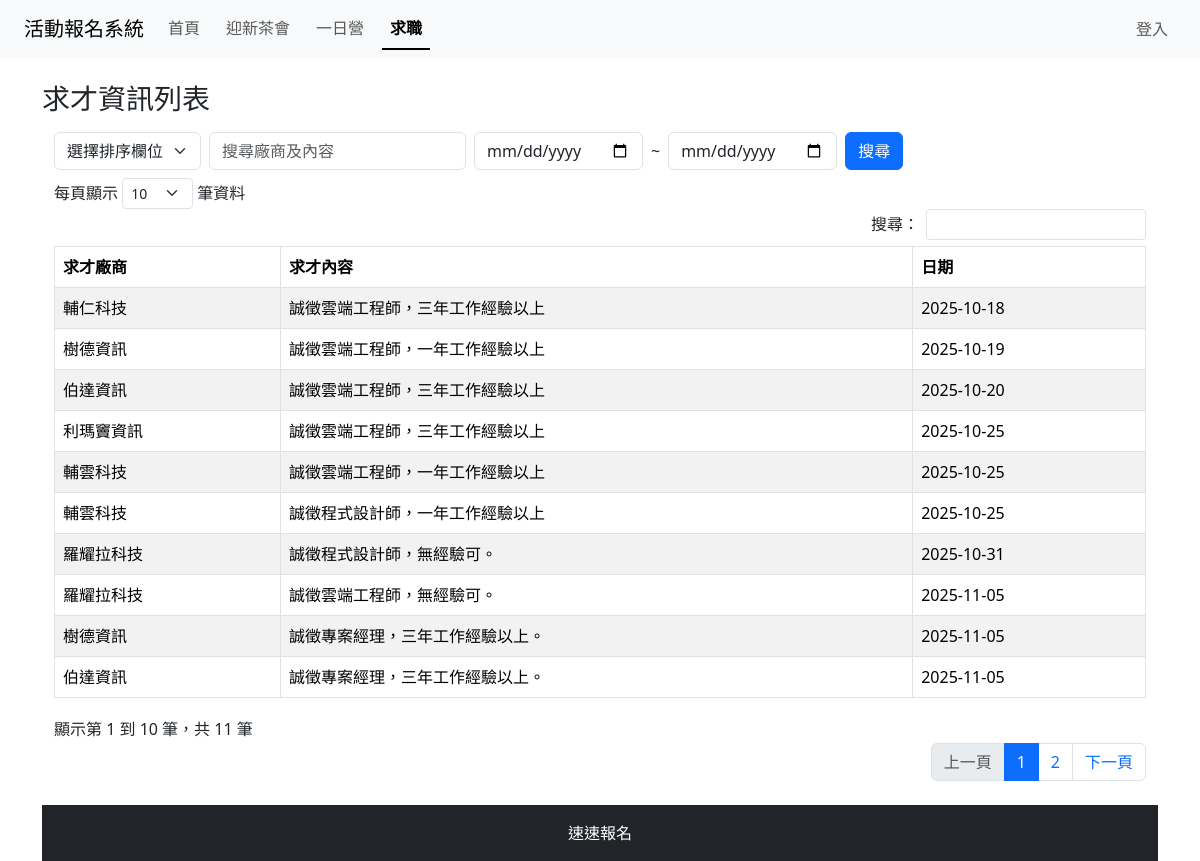
Page /job.php on the committed database.
### tables this page shows
CREATE TABLE `job` (
  `postid` int(11) NOT NULL,
  `company` varchar(45) NOT NULL,
  `content` text NOT NULL,
  `pdate` date NOT NULL
);

### job.php (the view, shortened to what this page needs)
<?php
require_once "header.php";
try {
  require_once 'db.php';
  $searchtxt = mysqli_real_escape_string($conn, $_POST["searchtxt"] ?? "");
  $date_start = $_POST["date_start"] ?? "";
  $date_end = $_POST["date_end"] ?? "";
  $sql = "select * from job";
  $result = mysqli_query($conn, $sql);
?>
<div class="container mt-4">
    <h3 class="mb-3">求才資訊列表</h3>
<div class="container">
<form action="job.php" method="post">
  <div class="row g-2 align-items-center mb-2">
    <div class="col-auto">
      <select name="order" aria-label="選擇排序欄位" class="form-select">
        <option selected value="">選擇排序欄位</option>
      </select>
    </div>
    <div class="col-auto">
      <input placeholder="搜尋廠商及內容" value="<?=htmlspecialchars($searchtxt)?>" type="text" name="searchtxt" class="form-control">
    </div>
    <div class="col-auto">
      <input type="date" name="date_start" class="form-control" value="<?=htmlspecialchars($date_start)?>" placeholder="起始日期">
    </div>
    <div class="col-auto">
      <span>~</span>
    </div>
    <div class="col-auto">
      <input type="date" name="date_end" class="form-control" value="<?=htmlspecialchars($date_end)?>" placeholder="結束日期">
    </div>
    <div class="col-auto">
      <input class="btn btn-primary" type="submit" value="搜尋">
    </div>
  </div>
</form>
<table class="table table-bordered table-striped" id="job_table">
 <thead>
   <tr>
    <th>求才廠商</th>
    <th>求才內容</th>
    <th>日期</th>
   </tr>
 </thead>
 <tbody>
 <?php
 while($row = mysqli_fetch_assoc($result)) {?>
 <tr>
  <td><?=$row["company"]?></td>
  <td><?=$row["content"]?></td>
  <td><?=$row["pdate"]?></td>
 </tr>
 <?php
  }
 ?>
 </tbody>
</table>
</div>
<?php
}
catch(Exception $e) {
  echo 'Message: ' .$e->getMessage();
}
?>
<link rel="stylesheet"
href="https://cdn.datatables.net/1.13.6/css/dataTables.bootstrap5.min.css">
<?php require_once 'footer.php'; ?>

### header.php (shortened to what this page needs)
<?php
$current = basename($_SERVER['PHP_SELF']);
function nav_active($file) {
    global $current;
    return $current === $file ? ' active' : '';
}
?>
<!DOCTYPE html>
<html lang="zh-Hant">
<head>
  <link href="https://cdn.jsdelivr.net/npm/bootstrap@5.3.5/dist/css/bootstrap.min.css" rel="stylesheet">
</head>
<body>
  <nav class="navbar navbar-expand-lg navbar-light bg-light px-4" id="mainNav">
    <a class="navbar-brand" href="#">活動報名系統</a>
    <div class="collapse navbar-collapse d-flex w-100" id="navbarResponsive" style="display: flex; justify-content: space-between; align-items: center;">
      <ul class="navbar-nav nav-underline flex-row" style="gap: 10px;">
        <li class="nav-item">
          <a class="nav-link<?php echo nav_active('index.php'); ?>" aria-current="page" href="index.php">首頁</a>
        </li>
        <li class="nav-item">
          <a class="nav-link<?php echo nav_active('迎新.php'); ?>" href="迎新.php">迎新茶會</a>
        </li>
        <li class="nav-item">
          <a class="nav-link<?php echo nav_active('一日營.php'); ?>" href="一日營.php">一日營</a>
        </li>
        <li class="nav-item">
          <a class="nav-link<?php echo nav_active('job.php'); ?>" href="job.php">求職</a>
        </li>
      </ul>
      <ul class="navbar-nav flex-row" style="gap: 10px; margin-left: auto;">
        <?php if (isset($_SESSION["account"])): ?>
          <li class="nav-item">
            <span class="navbar-text me-3"><?= htmlspecialchars($_SESSION["name"]) ?> 您好</span>
          </li>
          <li class="nav-item">
            <a class="nav-link" href="logout.php">登出</a>
          </li>
        <?php else: ?>
          <li class="nav-item">
            <a class="nav-link" href="login_process.php">登入</a>
          </li>
        <?php endif; ?>
      </ul>
    </div>
  </nav>

### footer.php (shortened to what this page needs)
<footer class="footer text-center bg-dark text-white py-3 mt-4">
  <div class="container">
    <p class="mb-0">速速報名</p>
  </div>
</footer>
</body>
</html>

### rows in the picture
job: company "輔仁科技", content "誠徵雲端工程師，三年工作經驗以上", pdate "2025-10-18"
job: company "樹德資訊", content "誠徵雲端工程師，一年工作經驗以上", pdate "2025-10-19"
job: company "伯達資訊", content "誠徵雲端工程師，三年工作經驗以上", pdate "2025-10-20"
job: company "利瑪竇資訊", content "誠徵雲端工程師，三年工作經驗以上", pdate "2025-10-25"
job: company "輔雲科技", content "誠徵雲端工程師，一年工作經驗以上", pdate "2025-10-25"
job: company "輔雲科技", content "誠徵程式設計師，一年工作經驗以上", pdate "2025-10-25"
job: company "羅耀拉科技", content "誠徵程式設計師，無經驗可。", pdate "2025-10-31"
job: company "羅耀拉科技", content "誠徵雲端工程師，無經驗可。", pdate "2025-11-05"
job: company "樹德資訊", content "誠徵專案經理，三年工作經驗以上。", pdate "2025-11-05"
job: company "伯達資訊", content "誠徵專案經理，三年工作經驗以上。", pdate "2025-11-05"
